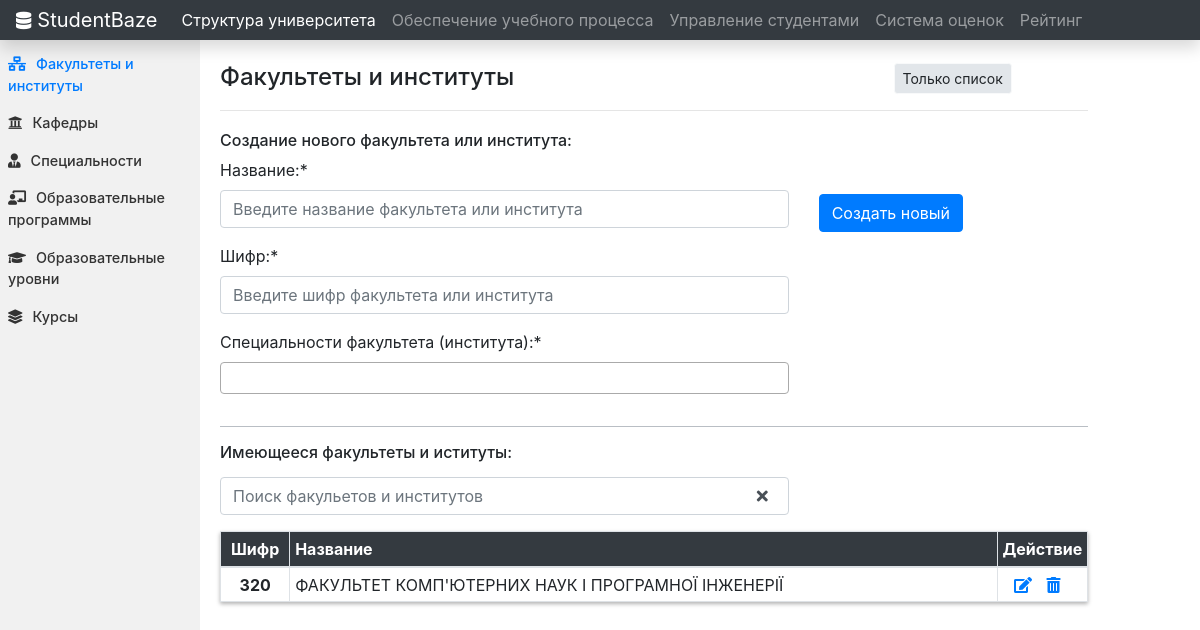
The page /university_structure/faculties_institutes/ on the database its author committed.
### university_structure/models.py (models this page shows, shortened)
class Specialties(models.Model):
    cypher = models.PositiveIntegerField(unique=True)
    name = models.CharField(max_length=200)
    def __str__(self):
        return str(self.cypher) + " - " + str(self.name)
    class Meta:
         ordering = ['cypher']

class FacultiesAndInstututes(models.Model):
    cypher = models.PositiveIntegerField(unique=True)
    name = models.CharField(max_length=200)
    specialty = models.ManyToManyField(Specialties, through='FucultyInstituteSpecialty')
    def getSpecialties(self):
        query_res = FucultyInstituteSpecialty.objects.filter(faculty_insitute_id = self.id)
        return query_res
    class Meta:
         ordering = ['cypher']

### university_structure/views.py (the view, shortened to what this page needs)
# urls.py: path('faculties_institutes/', FacultiesAndInstitutesView.as_view(), name = 'faculties-institutes'),
class FacultiesAndInstitutesView(View):
    form_class = FacInstsCreationForm
    template_name = 'university_structure/faculties_institutes.html'
    def get(self, request, *args, **kwargs):
        form = FacInstsCreationForm()
        context= {'facinsts': FacultiesAndInstututes.objects.all(),
                    'form' : form}
        return render(request, self.template_name, context)

### university_structure/forms.py
class FacInstsCreationForm(forms.ModelForm):
    def __init__(self, *args, **kwargs):
        super(FacInstsCreationForm, self).__init__(*args, **kwargs)
        self.fields['name'].label = "Название:"
        self.fields['name'].widget.attrs['placeholder'] = "Введите название факультета или института"
        self.fields['cypher'].label = "Шифр:"
        self.fields['cypher'].widget.attrs['placeholder'] = "Введите шифр факультета или института"
        self.fields['specialty'].label = "Специальности факультета (института):"
    class Meta:
        model = FacultiesAndInstututes
        fields = ['name', 'cypher', 'specialty']

### university_structure/templates/university_structure/faculties_institutes.html (shortened to what this page needs)
{% extends "home/base.html" %}
{% block navitems %}
<li class="nav-item">
  <a class="nav-link active" href="{% url 'facinst-start-redirect' %}" id="nav-link-1">Структура университета</a>
</li>
<li class="nav-item">
  <a class="nav-link" href="{% url 'eduplanning-start-redirect' %}" id="nav-link-2">Обеспечение учебного процесса</a>
</li>
<li class="nav-item">
  <a class="nav-link" href="{% url 'groups' %}">Управление студентами</a>
</li>
<li class="nav-item">
  <a class="nav-link" href="{% url 'marks-system-start-redirect' %}">Система оценок</a>
</li>
<li class="nav-item">
  <a class="nav-link" href="{% url 'rating-start-redirect' %}">Рейтинг</a>
</li>
{% endblock %}
{% block content %} {% load crispy_forms_tags %}
<div class="container-fluid">
  <div class="row">
    <div class="col-md-2 sidebar">
      <div class="sideBarContent">
        <a class="active" href="{% url 'faculties-institutes' %}"><i class="fas fa-network-wired icon"></i></i>Факультеты и институты</a>
        <a href="{% url 'departments' %}"><i class="fas fa-university icon"></i>Кафедры</a>
        <a href="{% url 'specialties' %}"><i class="fas fa-user-tie icon"></i>Специальности</a>
        <a href="{% url 'edu-programs' %}"><i class="fas fa-chalkboard-teacher icon"></i>Образовательные программы</a>
        <a href="{% url 'edu-levels' %}"><i class="fas fa-graduation-cap icon"></i>Образовательные уровни</a>
        <a href="{% url 'courses' %}"><i class="fas fa-layer-group icon"></i>Курсы</a>
      </div>
    </div>
    <div class="col-md-9 content">
      <div class="row">
        <div class="col-md-9">
          <h4>Факультеты и институты</h4>
        </div>
        <div class="col-md-3">
          <button id="hideFormButton" type="button" class="btn btn-light btn-sm hideButton">Только список</button>
        </div>
      </div>
      <hr style="margin: 10px 0px 20px;">
      <div id="formToHide">
      <h6>Создание нового факультета или института:</h6>
      <div class="row">
        <div class="col-md-8">
          <form method="post">
            {% csrf_token %} {{ form|crispy }}
        </div>
        <div class="col-md-3">
          <div class="form-group regbutton">
            <button class="btn btn-primary" type="submit" name="button" style="margin-top: 36px;">Создать новый</button>
          </div>
        </div>
      </div>
      <hr class="mainHr">
      </div>
      <h6 style=" margin: 10px 0px 15px;">Имеющееся факультеты и иституты:</h6>
      <div class="row">
        <div class="col-md-8">
          <form id="search_form" searched_results="#">
            <div class="form-group">
              <input type="text" id="input_facinsts" class="form-control" onkeyup="facinsts_search()" placeholder="Поиск факульетов и институтов">
            </div>
          </form>
        </div>
        <a role="button" class="btn btn-link clearSearchCross" href="#!" onclick="clearSearchField()"><i class="fas fa-times"></i></a>
      </div>
      <table class="table table-sm table-bordered" id="facinsts_table">
        <thead class="mythead">
          <tr>
            <th width="8%" class="text-center" scope="col">Шифр</th>
            <th scope="col">Название</th>
            <th width="10%" class="text-center" scope="col">Действие</th>
          </tr>
        </thead>
        <tbody>
          {% for facinst in facinsts%}
          <tr style="cursor:pointer;" class="hooverable">
            <td align="center" onclick="show_hide_row('hidden_row{{ forloop.counter }}');"><strong>{{ facinst.cypher }}</strong></td>
            <td onclick="show_hide_row('hidden_row{{ forloop.counter }}');">{{ facinst.name }}</td>
            <td align="center">
              <a class="" href="/university_structure/faculties_institutes/edit{{ facinst.id }}"><i class="fas fa-edit icon"></i></a>
              <a class="" href="#" data-toggle="modal" data-target="#modalDelete{{ facinst.id }}"><i class="fas fa-trash-alt icon"></i></a>
            </td>
          </tr>
          {% endfor %}
        </tbody>
      </table>
    </div>
  </div>
</div>
{% endblock content %}

### home/static/home/main.css (style rules this page uses)
.sidebar { margin: 0; padding: 0; width: 300px; background-color: #f1f1f1; position: fixed; height: 100%; overflow: auto; font-size: .900rem; }
.sideBarContent { margin-top: 5px; }
.sidebar a { display: block; color: #333; padding: 8px; text-decoration: none; font-weight: 500; }
.sidebar a.active { color: #007bff; }
.icon { margin-right: 10px; }
@media screen and (min-width: 1025px) { div.content { margin-top: 22px; margin-left: 17%; padding: 1px 16px; height: 1000px; } }
@media screen and (min-width: 1025px) { .clearSearchCross { position: relative; right: 60px; color: #495057; } }
.hideButton { background-color: #e2e6ea; }
.mythead { color: white; background-color: #343a40 !important; }
.table thead th { vertical-align: middle; }
.table td { vertical-align: middle; }
.mainHr { color: #ced4da; background-color: #ced4da; }
table { box-shadow:0px 2px 4px rgba(0, 0, 0, 0.3); }

### rows shown on the page
FacultiesAndInstututes: cypher "320", name "ФАКУЛЬТЕТ КОМП'ЮТЕРНИХ НАУК І ПРОГРАМНОЇ ІНЖЕНЕРІЇ"
